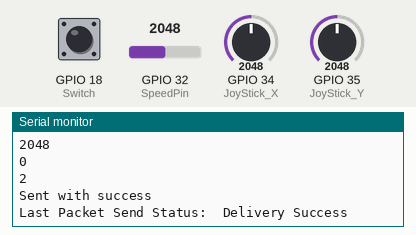
Bench run of a sketch on a simulated ESP32. On the bench: the last lines printed to the serial monitor. Inputs (shaded band) come from the test bench; at power-on: GPIO 34 (JoyStick_X) = 2048, GPIO 32 (SpeedPin) = 2048, GPIO 35 (JoyStick_Y) = 2048, GPIO 18 (Switch) HIGH.

Above: at 1.2 s.
1.3 s: GPIO 34 (JoyStick_X) set to 2340
At 1.82 s:
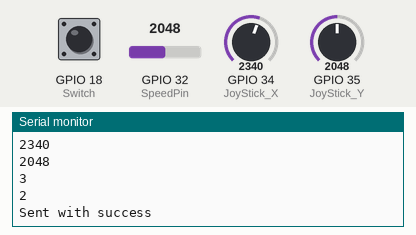
2.8 s: GPIO 32 (SpeedPin) set to 1460
At 2.83 s:
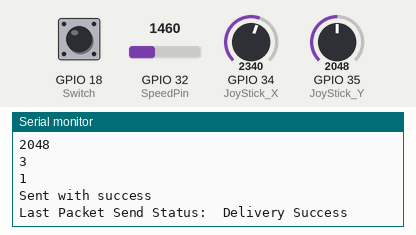
4.3 s: GPIO 35 (JoyStick_Y) set to 1460
At 5.15 s:
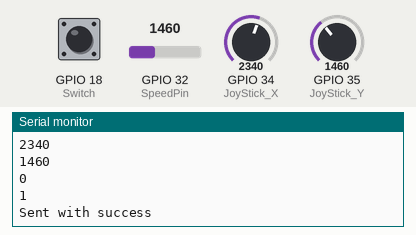
5.8 s: GPIO 34 (JoyStick_X) set to 2260
At 6.26 s:
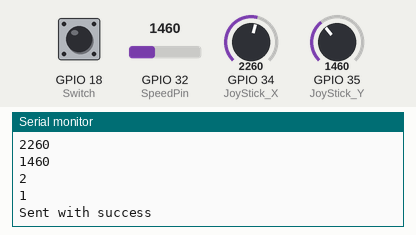
7.3 s: GPIO 35 (JoyStick_Y) set to 1540
8.8 s: GPIO 32 (SpeedPin) set to 3603
At 8.89 s:
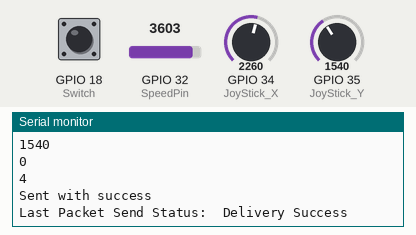
Timing chart, 0 to 11.3 s (numbered marks = the images above; inputs shaded):
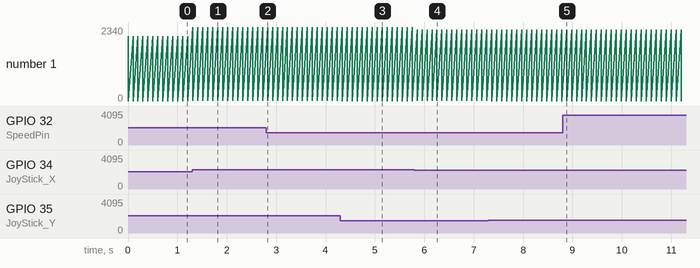

Measured:
- after the input at 1.3 s, the serial monitor: prints a new line at once (image 1)
- after the input at 2.8 s, the serial monitor: prints a new line at once (image 2)
- after the input at 4.3 s, the serial monitor: prints a new line at once (image 3)
- after the input at 5.8 s, the serial monitor: prints a new line after 0.05 s (image 4)
- after the input at 8.8 s, the serial monitor: prints a new line after 0.08 s (image 5)
- plotted number 1: 2 → 1 after the input at 2.8 s, 1 → 4 after the input at 8.8 s

The sketch:

sender.ino
```cpp
#include <dummy.h>

/*
This code is of transmitor
*/

#include <esp_now.h>
#include <WiFi.h>
// Variables for test data
int JoyStick_X = 34; // Analog Pin  X
int JoyStick_Y = 35; // // Analog Pin  Y
int SpeedPin = 32;
int Switch=18;
int s=0; // speed pin from other joystick


// REPLACE WITH THE MAC Address of your receiver
uint8_t broadcastAddress[] = {0x08, 0xB6, 0x1F, 0x3B, 0x8B, 0x04};

// Define variables to store Joystick readings to be sent
typedef struct struct_message {

  int x,y,cmd;
  int spid;

} struct_message;

// Variable to store if sending data was successful
String success;

//Structure example to send data
//Must match the receiver structure

// Create a struct_message called myData to hold joystick readings
struct_message myData;

esp_now_peer_info_t peerInfo;

// Callback when data is sent
void OnDataSent(const uint8_t *mac_addr, esp_now_send_status_t status) {
  Serial.print("\r\nLast Packet Send Status:\t");
  Serial.println(status == ESP_NOW_SEND_SUCCESS ? "Delivery Success" : "Delivery Fail");
  if (status ==0){
    success = "Delivery Success :)";
  }
  else{
    success = "Delivery Fail :(";
  }
}

void setup() {
  // Init Serial Monitor
  Serial.begin(115200);

  // Init Joystick
  pinMode(JoyStick_X,INPUT);
  pinMode(JoyStick_Y,INPUT);
  pinMode(SpeedPin , INPUT);
  pinMode(Switch,INPUT);

  // Set device as a Wi-Fi Station
  WiFi.mode(WIFI_STA);

  // Init ESP-NOW
  if (esp_now_init() != ESP_OK) {
    Serial.println("Error initializing ESP-NOW");
    return;
  }

  // Once ESPNow is successfully Init, we will register for Send CB to
  // get the status of Trasnmitted packet
  esp_now_register_send_cb(OnDataSent);

  // Register peer
  memcpy(peerInfo.peer_addr, broadcastAddress, 6);
  peerInfo.channel = 0;
  peerInfo.encrypt = false;

  // Add peer
  if (esp_now_add_peer(&peerInfo) != ESP_OK){
    Serial.println("Failed to add peer");
    return;
  }
}

void loop() {

  // Set values to send
  int x = analogRead(JoyStick_X); //  X
  int y = analogRead(JoyStick_Y); //  Y
  int speedraw = analogRead(SpeedPin);
  s=digitalRead(Switch); // speed

// Format structured data
  myData.x = x;   //myData.x now stores value of X
  myData.y = y;   //myData.y now stores value of Y
  myData.cmd = cmd();
  myData.spid= map(speedraw, 0, 4090, 0,5);    // linearly maps (0, 4095) -> (0, 5) which will be using for speed control
  Serial.println(x);
  Serial.println(y);
  Serial.println(myData.cmd);
  Serial.println(myData.spid);
  Serial.println();

  // Send message via ESP-NOW
  esp_err_t result = esp_now_send(broadcastAddress, (uint8_t *) &myData, sizeof(myData));

  if (result == ESP_OK) {
    Serial.println("Sent with success");
    digitalWrite( 2, HIGH);
    Serial.println("\n");
  }
  else {
    Serial.println("Error sending the data");
  }
  delay(100);
}

/*
cmd function returns a signle digit value which will then control the direction of the bot
eg. if return
0 -> dont move
1 -> go forward
*/
int cmd()
{
  int valX = digi(myData.x);    // wirte the value of X
  int valY = digi(myData.y);
  // put your main code here, to run repeatedly:

 if(s==LOW)
  {if ((valX==1)and (valY==1)){  /// valX = 1 and valY = 1 means joystick is in it's original position. Bot should not move
      return 0;
    }
  if ((valX==1)and (valY==2)){
      return 2;
    }
  if ((valX==1)and (valY==0)){
      return 1;
    }
  if ((valX==2)and (valY==1)){
      return 3;
    }
  if ((valX==0)and (valY==1)){
      return 4;}
  if(((valX==2)and(valY==2))or((valX==2)and(valY==0))or((valX==0)and(valY==2))or((valX==0)and (valY==0)))
 { return 0;
    }}
    else
    {if ((valX==1)and (valY==1)){  /// valX = 1 and valY = 1 means joystick is in it's original position. Bot should not move
      return 0;
    }
  if ((valX==1)and (valY==2)){
      return 1;
    }
  if ((valX==1)and (valY==0)){
      return 2;
    }
  if ((valX==2)and (valY==1)){
      return 3;
    }
  if ((valX==0)and (valY==1)){
      return 4;
    }
    if(((valX==2)and(valY==2))or((valX==2)and(valY==0))or((valX==0)and(valY==2))or((valX==0)and (valY==0)))
 { return 0;
    }}
}

/*
digi function divides range of Joystick output into three parts.
Fill in the appropriate values in the blanks for digi function do so
eg. if ( analval < 1900)  return 0;
    else return 1;

    The above code divides the input into two parts.
*/
int digi(int analval){
    if ( analval < 1500)  return 0;
    if((analval  > 1500)and (analval < 2300))  return 1;
    if (analval > 2300) return 2;
    else return 3;
}
```
